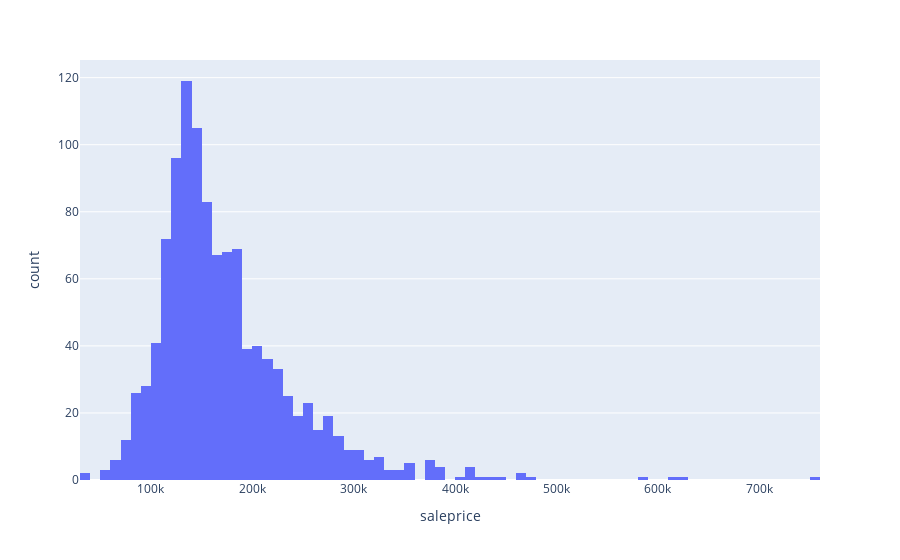

Notebook code cell kept with this figure:
### Markdown cell above
## Exploring the response (sale price)

Since our goal for this project is to predict sale price, let's take a closer look at the sale price variable.

The distribution looks fairly clean, although it is skewed by a couple of particularly expensive houses.

### Code cell
px.histogram(ames_train_clean, x="saleprice")

### Figure 1 — Plotly figure (JSON) as saved in the notebook; plotly's stock layout.template omitted (floating-point values rounded to 4 significant figures; data arrays with more than 128 entries replaced by an {"elided": "..."} marker saying what was removed)
{"data": [{"alignmentgroup": "True", "bingroup": "x", "hovertemplate": "saleprice=%{x}<br>count=%{y}<extra></extra>", "legendgroup": "", "marker": {"color": "#636efa", "pattern": {"shape": ""}}, "name": "", "offsetgroup": "", "orientation": "v", "showlegend": false, "type": "histogram", "x": {"elided": "1126 int values"}, "xaxis": "x", "yaxis": "y"}], "layout": {"barmode": "relative", "legend": {"tracegroupgap": 0}, "margin": {"t": 60}, "xaxis": {"anchor": "y", "domain": [0, 1], "title": {"text": "saleprice"}}, "yaxis": {"anchor": "x", "domain": [0, 1], "title": {"text": "count"}}}}
